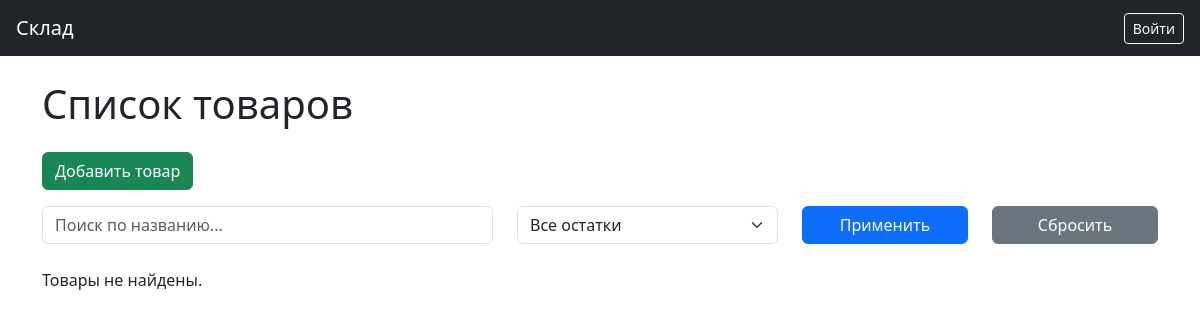
Before: / with the older database file.
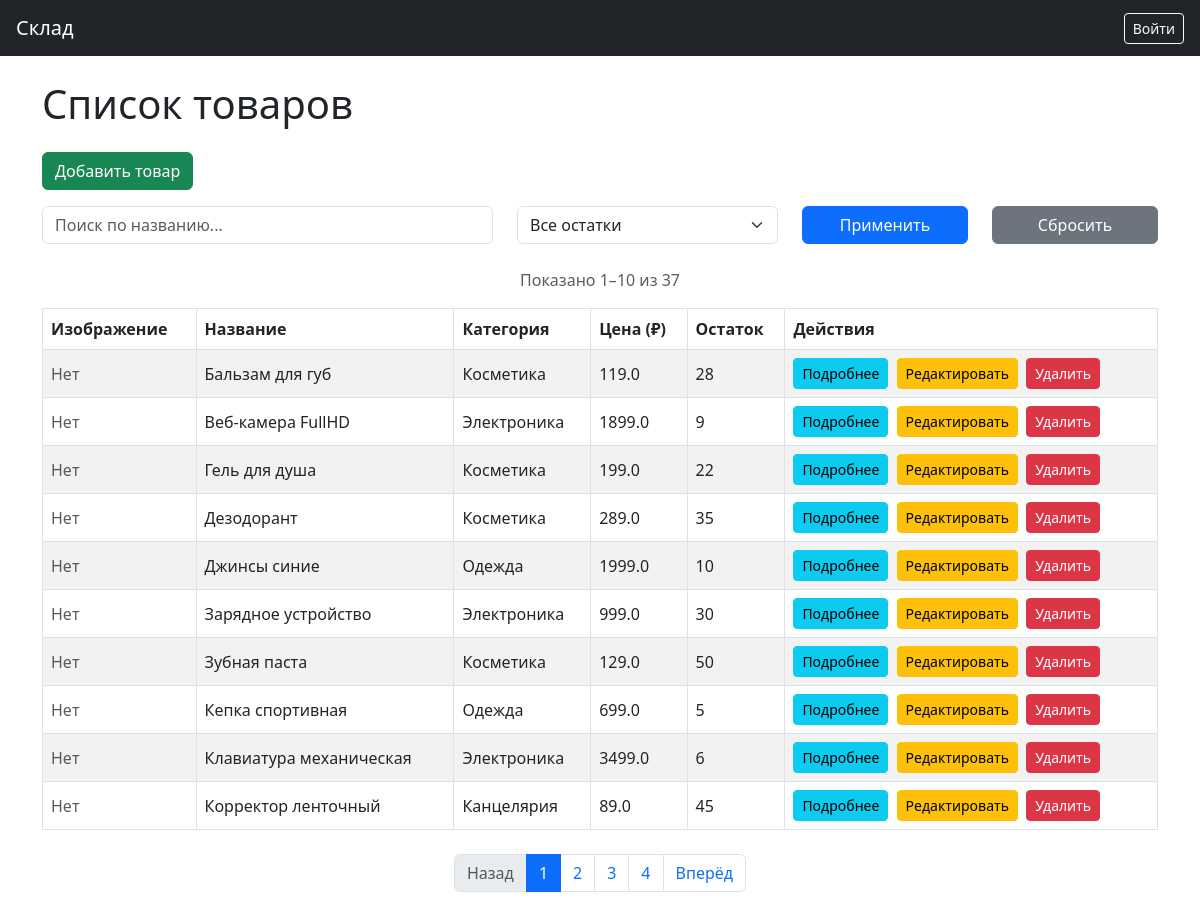
After: the same page with the newer database file.
### tables this page shows
CREATE TABLE Products (id INTEGER PRIMARY KEY ON CONFLICT ROLLBACK AUTOINCREMENT, name TEXT NOT NULL, description TEXT, price REAL NOT NULL, stock INTEGER DEFAULT (0), image TEXT, category_id INTEGER REFERENCES Categories (id), created_at TEXT NOT NULL, updated_at TEXT);

CREATE TABLE Categories (id INTEGER PRIMARY KEY ON CONFLICT ROLLBACK AUTOINCREMENT, name TEXT NOT NULL);

### app.py (the view)
@app.route('/')
def index():
    db = get_db()
    query = """
        SELECT Products.id, Products.name, Products.price, Products.stock, Products.image, Categories.name AS category
        FROM Products
        LEFT JOIN Categories ON Products.category_id = Categories.id
        WHERE 1=1
    """
    params = []
    search = request.args.get('search', '').strip()
    if search:
        query += ' AND Products.name LIKE ?'
        params.append(f'%{search}%')
    filter_stock = request.args.get('filter_stock')
    if filter_stock == 'low':
        query += ' AND Products.stock < 5'
    category_id = request.args.get('category_id')
    category_name = None
    if category_id:
        query += ' AND Products.category_id = ?'
        params.append(category_id)
        cat = db.execute("""SELECT name FROM Categories WHERE id = ?""", (category_id,)).fetchone()
        if cat:
            category_name = cat['name']
    total_query = """SELECT COUNT(*) FROM (""" + query + """)"""
    total = db.execute(total_query, params).fetchone()[0]
    page = int(request.args.get('page', 1))
    pages = ceil(total / PER_PAGE)
    offset = (page - 1) * PER_PAGE
    query += ' ORDER BY Products.name ASC LIMIT ? OFFSET ?'
    params.extend([PER_PAGE, offset])
    products = db.execute(query, params).fetchall()
    return render_template(
        'index.html',
        products=products,
        search=search,
        filter_stock=filter_stock,
        category_name=category_name,
        page=page,
        pages=pages,
        total=total
    )

### app.py (called while the page is built)
def get_db():
    if 'db' not in g:
        g.db = sqlite3.connect(DATABASE)
        g.db.row_factory = sqlite3.Row
    return g.db

### templates/index.html (shortened to what this page needs)
{% extends 'base.html' %}
{% block content %}
<h1 class="mb-4">
    {% if category_name %}
        Товары в категории «{{ category_name }}»
    {% else %}
        Список товаров
    {% endif %}
</h1>
<a href="{{ url_for('add_product') }}" class="btn btn-success mb-3">Добавить товар</a>
<form method="get" class="row mb-4">
    <div class="col-md-5">
        <input type="text" name="search" class="form-control" placeholder="Поиск по названию..." value="{{ search }}">
    </div>
    <div class="col-md-3">
        <select name="filter_stock" class="form-select">
            <option value="">Все остатки</option>
        </select>
    </div>
    <div class="col-md-2">
        <button type="submit" class="btn btn-primary w-100">Применить</button>
    </div>
    <div class="col-md-2">
        <a href="{{ url_for('index') }}" class="btn btn-secondary w-100">Сбросить</a>
    </div>
</form>
{% if total > 0 %}
    <p class="text-center text-muted">
        Показано {{ (page - 1) * 10 + 1 }}–{{ (page - 1) * 10 + products|length }} из {{ total }}
    </p>
{% endif %}
{% if products %}
<table class="table table-bordered table-striped align-middle">
    <thead>
        <tr>
            <th>Изображение</th>
            <th>Название</th>
            <th>Категория</th>
            <th>Цена (₽)</th>
            <th>Остаток</th>
            <th>Действия</th>
        </tr>
    </thead>
    <tbody>
        {% for product in products %}
        <tr {% if product.stock < 5 %}class="table-warning"{% endif %}>
            <td>
                {% if product.image %}
                <img src="{{ url_for('static', filename='uploads/' ~ product.image) }}" width="100">
                {% else %}
                <span class="text-muted">Нет</span>
                {% endif %}
            </td>
            <td>{{ product.name }}</td>
            <td>{{ product.category or '—' }}</td>
            <td>{{ product.price }}</td>
            <td>{{ product.stock }}</td>
            <td>
                <a href="{{ url_for('view_product', product_id=product.id) }}" class="btn btn-info btn-sm me-1">Подробнее</a>
                <a href="{{ url_for('edit_product', product_id=product.id) }}" class="btn btn-warning btn-sm me-1">Редактировать</a>
                <form action="{{ url_for('delete_product', product_id=product.id) }}" method="post" class="d-inline" onsubmit="return confirm('Удалить товар?');">
                    <button type="submit" class="btn btn-danger btn-sm">Удалить</button>
                </form>
            </td>
        </tr>
        {% endfor %}
    </tbody>
</table>
<nav aria-label="Навигация по страницам">
    <ul class="pagination justify-content-center mt-4">
        <li class="page-item {% if page <= 1 %}disabled{% endif %}">
            <a class="page-link"
               href="{{ url_for('index', search=search, filter_stock=filter_stock, category_id=request.args.get('category_id'), page=page-1) }}"
               tabindex="-1">Назад</a>
        </li>
        {% for p in range(1, pages + 1) %}
            <li class="page-item {% if p == page %}active{% endif %}">
                <a class="page-link"
                   href="{{ url_for('index', search=search, filter_stock=filter_stock, category_id=request.args.get('category_id'), page=p) }}">
                   {{ p }}
                </a>
            </li>
        {% endfor %}
        <li class="page-item {% if page >= pages %}disabled{% endif %}">
            <a class="page-link"
               href="{{ url_for('index', search=search, filter_stock=filter_stock, category_id=request.args.get('category_id'), page=page+1) }}">
               Вперёд</a>
        </li>
    </ul>
</nav>
{% else %}
    <p>Товары не найдены.</p>
{% endif %}
{% endblock %}

### templates/base.html (shortened to what this page needs)
<!doctype html>
<html lang="ru">
<head>
    <link rel="stylesheet" href="https://cdn.jsdelivr.net/npm/bootstrap@5.3.0/dist/css/bootstrap.min.css">
</head>
<body>
<nav class="navbar navbar-expand-lg navbar-dark bg-dark px-3">
    <a class="navbar-brand" href="{{ url_for('index') }}">Склад</a>
    <div class="ms-auto">
        {% if session.user_id %}
            <a href="{{ url_for('logout') }}" class="btn btn-outline-light btn-sm">Выйти</a>
        {% else %}
            <a href="{{ url_for('login') }}" class="btn btn-outline-light btn-sm">Войти</a>
        {% endif %}
    </div>
</nav>
<div class="container mt-4">
    {% block content %}{% endblock %}
</div>
</body>
</html>

Changed rows visible on the page:
added Products: image "Нет", name "Бальзам для губ", name "Косметика", price "119.0", stock "28"
added Products: image "Нет", name "Веб-камера FullHD", name "Электроника", price "1899.0", stock "9"
added Products: image "Нет", name "Гель для душа", name "Косметика", price "199.0", stock "22"
added Products: image "Нет", name "Дезодорант", name "Косметика", price "289.0", stock "35"
added Products: image "Нет", name "Джинсы синие", name "Одежда", price "1999.0", stock "10"
added Products: image "Нет", name "Зарядное устройство", name "Электроника", price "999.0", stock "30"
added Products: image "Нет", name "Зубная паста", name "Косметика", price "129.0", stock "50"
added Products: image "Нет", name "Кепка спортивная", name "Одежда", price "699.0", stock "5"
added Products: image "Нет", name "Клавиатура механическая", name "Электроника", price "3499.0", stock "6"
added Products: image "Нет", name "Корректор ленточный", name "Канцелярия", price "89.0", stock "45"
Other visible differences:
{{ (page - 1) * 10 + 1 }}: (not shown) → "1"
{{ (page - 1) * 10 + products|length }}: (not shown) → "10"
{{ total }}: (not shown) → "37"
text no longer shown: "Товары не найдены."
text now shown: "Показано – из Изображение Название Категория Цена (₽) Остаток Действия Назад Вперёд"
new list line: "1"
new list line: "2"
new list line: "3"
new list line: "4"
